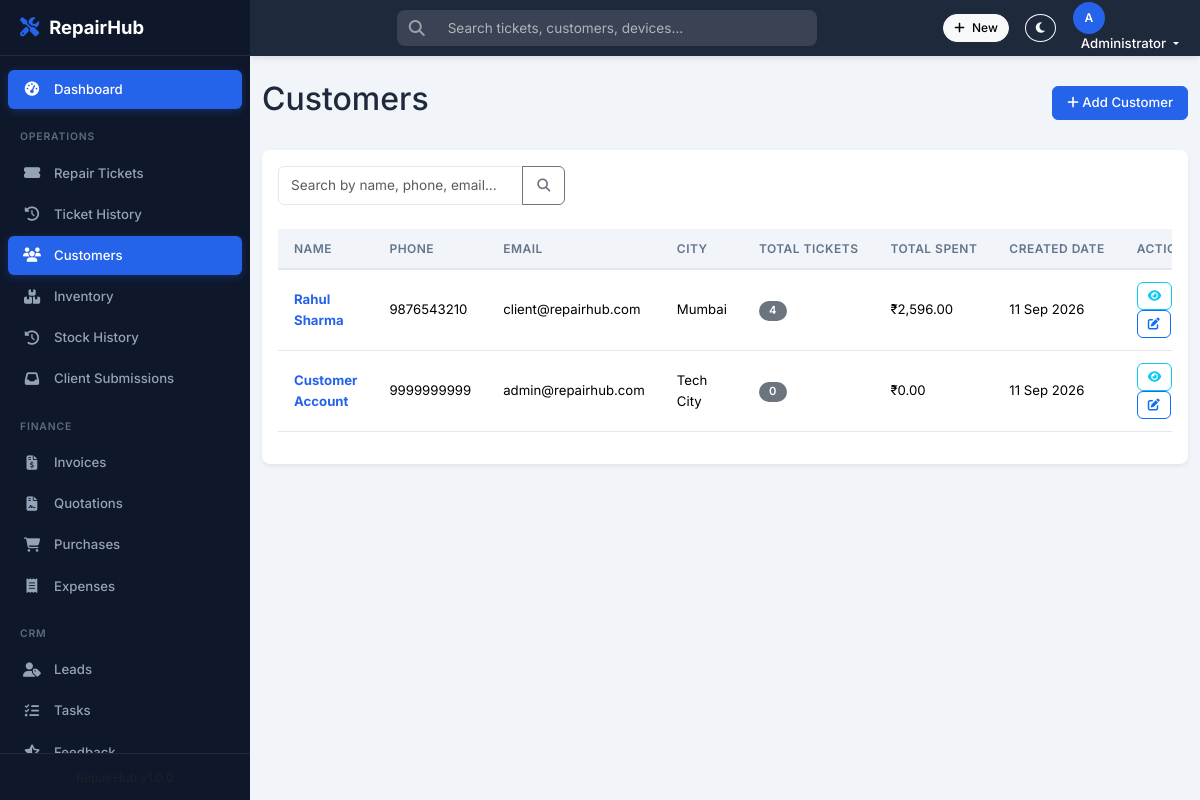
The app's page /customers/index.php (signed in) with its own data.
### tables this page shows
CREATE TABLE `customers` (
  `id` int NOT NULL AUTO_INCREMENT,
  `name` varchar(100) NOT NULL,
  `email` varchar(150) DEFAULT NULL,
  `phone` varchar(20) NOT NULL,
  `alt_phone` varchar(20) DEFAULT NULL,
  `address` text,
  `city` varchar(100) DEFAULT NULL,
  `state` varchar(100) DEFAULT NULL,
  `pincode` varchar(10) DEFAULT NULL,
  `gst_number` varchar(20) DEFAULT NULL,
  `notes` text,
  `user_id` int DEFAULT NULL,
  `created_by` int DEFAULT NULL,
  `created_at` datetime NOT NULL DEFAULT CURRENT_TIMESTAMP,
  `updated_at` datetime NOT NULL DEFAULT CURRENT_TIMESTAMP ON UPDATE CURRENT_TIMESTAMP,
  PRIMARY KEY (`id`),
  KEY `idx_phone` (`phone`),
  KEY `idx_name` (`name`),
  KEY `created_by` (`created_by`),
  KEY `idx_user_id` (`user_id`),
  CONSTRAINT `customers_ibfk_1` FOREIGN KEY (`created_by`) REFERENCES `users` (`id`) ON DELETE SET NULL
);

### customers/index.php (the view, shortened to what this page needs)
<?php
require_once '../config.php';
include '../includes/header.php';
include '../includes/sidebar.php';
$page = isset($_GET['page']) ? (int)$_GET['page'] : 1;
$limit = 15;
$offset = ($page - 1) * $limit;
$search = isset($_GET['search']) ? trim($_GET['search']) : '';
$where = "1=1";
$sql = "SELECT c.*,
        (SELECT COUNT(*) FROM repair_tickets rt WHERE rt.customer_id = c.id) as total_tickets,
        (SELECT COALESCE(SUM(total_amount), 0) FROM invoices i WHERE i.customer_id = c.id AND i.status != 'Cancelled') as total_spent
        FROM customers c
        WHERE $where
        ORDER BY c.created_at DESC
        LIMIT :limit OFFSET :offset";
$stmt = $pdo->prepare($sql);
$stmt->bindValue(':limit', $limit, PDO::PARAM_INT);
$stmt->bindValue(':offset', $offset, PDO::PARAM_INT);
$stmt->execute();
$customers = $stmt->fetchAll(PDO::FETCH_ASSOC);
?>
<div class="main-content" id="mainContent">
  <div class="container-fluid py-4">
    <div class="d-flex justify-content-between align-items-center mb-4">
        <h2>Customers</h2>
        <a href="create.php" class="btn btn-primary"><i class="fas fa-plus"></i> Add Customer</a>
    </div>
    <div class="card border-0 shadow-sm mb-4">
        <div class="card-body">
            <form method="GET" class="row g-3 align-items-center mb-4">
                <div class="col-md-4">
                    <div class="input-group">
                        <input type="text" name="search" class="form-control" placeholder="Search by name, phone, email..." value="<?= htmlspecialchars($search) ?>">
                        <button class="btn btn-outline-secondary" type="submit"><i class="fas fa-search"></i></button>
                    </div>
                </div>
            </form>
            <div class="table-responsive">
                <table class="table table-hover align-middle">
                    <thead class="table-light">
                        <tr>
                            <th>Name</th>
                            <th>Phone</th>
                            <th>Email</th>
                            <th>City</th>
                            <th>Total Tickets</th>
                            <th>Total Spent</th>
                            <th>Created Date</th>
                            <th>Actions</th>
                        </tr>
                    </thead>
                    <tbody>
                        <?php if (count($customers) > 0): ?>
                            <?php foreach ($customers as $c): ?>
                            <tr>
                                <td><a href="view.php?id=<?= $c['id'] ?>" class="text-decoration-none fw-bold"><?= htmlspecialchars($c['name']) ?></a></td>
                                <td><?= htmlspecialchars($c['phone']) ?></td>
                                <td><?= htmlspecialchars($c['email'] ?? '') ?></td>
                                <td><?= htmlspecialchars($c['city'] ?? '') ?></td>
                                <td><span class="badge bg-secondary"><?= $c['total_tickets'] ?></span></td>
                                <td><?= '₹' . number_format($c['total_spent'], 2) ?></td>
                                <td><?= date('d M Y', strtotime($c['created_at'])) ?></td>
                                <td>
                                    <a href="view.php?id=<?= $c['id'] ?>" class="btn btn-sm btn-outline-info"><i class="fas fa-eye"></i></a>
                                    <a href="edit.php?id=<?= $c['id'] ?>" class="btn btn-sm btn-outline-primary"><i class="fas fa-edit"></i></a>
                                </td>
                            </tr>
                            <?php endforeach; ?>
                        <?php else: ?>
                            <tr><td colspan="8" class="text-center text-muted">No customers found.</td></tr>
                        <?php endif; ?>
                    </tbody>
                </table>
            </div>
        </div>
    </div>
  </div>
</div>
<?php include '../includes/footer.php'; ?>

### assets/css/style.css (style rules this page uses)
:root { --rh-primary: #2563eb; --rh-primary-hover: #1d4ed8; --rh-primary-light: rgba(37, 99, 235, 0.1); --rh-sidebar-bg: #0f172a; --rh-sidebar-hover: #1e293b; --rh-sidebar-active: #2563eb; --rh-sidebar-text: #94a3b8; --rh-sidebar-text-active: #ffffff; --rh-sidebar-width: 250px; --rh-topbar-height: 56px; --rh-topbar-bg: #1e293b; --rh-body-bg: #f1f5f9; --rh-card-bg: #ffffff; --rh-text-primary: #1e293b; --rh-text-secondary: #64748b; --rh-text-muted: #94a3b8; --rh-border-color: #e2e8f0; --rh-success: #10b981; --rh-warning: #f59e0b; --rh-danger: #ef4444; --rh-info: #06b6d4; --rh-shadow-sm: 0 1px 2px rgba(0,0,0,0.05); --rh-shadow-md: 0 4px 6px -1px rgba(0,0,0,0.07), 0 2px 4px -1px rgba(0,0,0,0.04); --rh-shadow-lg: 0 10px 15px -3px rgba(0,0,0,0.08), 0 4px 6px -2px rgba(0,0,0,0.04); --rh-radius: 8px; --rh-radius-lg: 12px; --rh-transition: 0.2s ease; }
* { margin: 0; padding: 0; box-sizing: border-box; }
body { font-family: 'Inter', system-ui, -apple-system, 'Segoe UI', Roboto, sans-serif; font-size: 0.875rem; background-color: var(--rh-body-bg); color: var(--rh-text-primary); line-height: 1.6; overflow-x: hidden; transition: background-color var(--rh-transition), color var(--rh-transition); }
a { color: var(--rh-primary); text-decoration: none; transition: color var(--rh-transition); }
.main-content { margin-left: var(--rh-sidebar-width); margin-top: var(--rh-topbar-height); min-height: calc(100vh - var(--rh-topbar-height)); transition: margin-left var(--rh-transition); padding: 0; }
.card { background: var(--rh-card-bg); border: 1px solid var(--rh-border-color); border-radius: var(--rh-radius); transition: box-shadow var(--rh-transition), transform var(--rh-transition); }
.card.border-0 { border: none; }
.card.shadow-sm { box-shadow: var(--rh-shadow-sm); }
.table { color: var(--rh-text-primary); font-size: 0.825rem; }
.table thead th { background: var(--rh-body-bg); color: var(--rh-text-secondary); font-weight: 600; font-size: 0.75rem; text-transform: uppercase; letter-spacing: 0.04em; border-bottom: 2px solid var(--rh-border-color); padding: 10px 16px; white-space: nowrap; }
.table tbody td { padding: 12px 16px; border-bottom: 1px solid var(--rh-border-color); vertical-align: middle; }
.btn-primary { background: var(--rh-primary); border-color: var(--rh-primary); }
.btn { font-size: 0.825rem; font-weight: 500; border-radius: 6px; padding: 6px 14px; transition: all var(--rh-transition); }
.btn-sm { font-size: 0.75rem; padding: 4px 10px; }
.badge { font-size: 0.7rem; font-weight: 600; padding: 4px 10px; border-radius: 50rem; letter-spacing: 0.02em; }
.form-control, .form-select { border-radius: 6px; border: 1px solid var(--rh-border-color); font-size: 0.85rem; padding: 8px 12px; background: var(--rh-card-bg); color: var(--rh-text-primary); transition: border-color var(--rh-transition), box-shadow var(--rh-transition); }

### records on screen
customers: name "Rahul Sharma", phone "9876543210", email "client@repairhub.com", city "Mumbai", total_tickets "4", total_spent "2,596.00", created_at "11 Sep 2026"
customers: name "Customer Account", phone "9999999999", email "admin@repairhub.com", city "Tech City", total_tickets "0", total_spent "0.00", created_at "11 Sep 2026"

### other values on screen
getInitials($currentUser['name']) "A"
$currentUser['name'] "Administrator"
APP_NAME "RepairHub"
